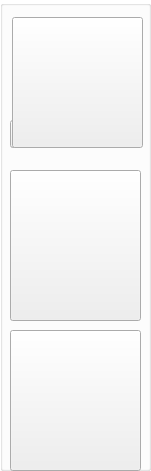
     <widget class="QGroupBox" name="groupBox_9">
      <property name="geometry">
       <rect>
        <x>10</x>
        <y>20</y>
        <width>151</width>
        <height>471</height>
       </rect>
      </property>
      <property name="styleSheet">
       <string notr="true">QGroupBox
{
	Background-color: #fff;
}

QPushButton
{
	border-bottom: 5px solid rgba(74, 81, 76, 0.5);
}</string>
      </property>
      <property name="title">
       <string/>
      </property>
      <widget class="QPushButton" name="pushButton_temoignage">
       <property name="geometry">
        <rect>
         <x>10</x>
         <y>120</y>
         <width>131</width>
         <height>28</height>
        </rect>
       </property>
       <property name="autoFillBackground">
        <bool>false</bool>
       </property>
       <property name="text">
        <string>Les témoignages</string>
       </property>
      </widget>
      <widget class="QPushButton" name="pushButton_enquette">
       <property name="geometry">
        <rect>
         <x>10</x>
         <y>290</y>
         <width>131</width>
         <height>28</height>
        </rect>
       </property>
       <property name="mouseTracking">
        <bool>false</bool>
       </property>
       <property name="tabletTracking">
        <bool>false</bool>
       </property>
       <property name="acceptDrops">
        <bool>true</bool>
       </property>
       <property name="autoFillBackground">
        <bool>false</bool>
       </property>
       <property name="text">
        <string>Les Enquétes</string>
       </property>
      </widget>
      <widget class="QLabel" name="label_61">
       <property name="geometry">
        <rect>
         <x>10</x>
         <y>10</y>
         <width>131</width>
         <height>131</height>
        </rect>
       </property>
       <property name="text">
        <string/>
       </property>
       <property name="pixmap">
        <pixmap resource="images.qrc">:/temoin.jpg</pixmap>
       </property>
       <property name="scaledContents">
        <bool>true</bool>
       </property>
      </widget>
      <widget class="QLabel" name="label_62">
       <property name="geometry">
        <rect>
         <x>10</x>
         <y>170</y>
         <width>131</width>
         <height>111</height>
        </rect>
       </property>
       <property name="text">
        <string/>
       </property>
       <property name="pixmap">
        <pixmap resource="images.qrc">:/image-enqeuete.jpg</pixmap>
       </property>
       <property name="scaledContents">
        <bool>true</bool>
       </property>
      </widget>
      <widget class="QLabel" name="label_67">
       <property name="geometry">
        <rect>
         <x>10</x>
         <y>325</y>
         <width>131</width>
         <height>121</height>
        </rect>
       </property>
       <property name="text">
        <string/>
       </property>
       <property name="pixmap">
        <pixmap resource="images.qrc">:/suspect.jpg</pixmap>
       </property>
       <property name="scaledContents">
        <bool>true</bool>
       </property>
      </widget>
      <widget class="QLabel" name="label_85">
       <property name="geometry">
        <rect>
         <x>30</x>
         <y>450</y>
         <width>77</width>
         <height>16</height>
        </rect>
       </property>
       <property name="text">
        <string>Les suspects </string>
       </property>
      </widget>
      <widget class="QPushButton" name="pushButton_suspect">
       <property name="geometry">
        <rect>
         <x>10</x>
         <y>330</y>
         <width>131</width>
         <height>141</height>
        </rect>
       </property>
       <property name="autoFillBackground">
        <bool>false</bool>
       </property>
       <property name="text">
        <string/>
       </property>
      </widget>
      <widget class="QPushButton" name="pushButton_enquette_2">
       <property name="geometry">
        <rect>
         <x>10</x>
         <y>170</y>
         <width>131</width>
         <height>151</height>
        </rect>
       </property>
       <property name="text">
        <string/>
       </property>
      </widget>
      <widget class="QPushButton" name="pushButton_temoin">
       <property name="geometry">
        <rect>
         <x>12</x>
         <y>17</y>
         <width>131</width>
         <height>131</height>
        </rect>
       </property>
       <property name="text">
        <string/>
       </property>
      </widget>
      <zorder>label_67</zorder>
      <zorder>label_62</zorder>
      <zorder>label_61</zorder>
      <zorder>pushButton_temoignage</zorder>
      <zorder>pushButton_enquette</zorder>
      <zorder>label_85</zorder>
      <zorder>pushButton_suspect</zorder>
      <zorder>pushButton_enquette_2</zorder>
      <zorder>pushButton_temoin</zorder>
     </widget>
